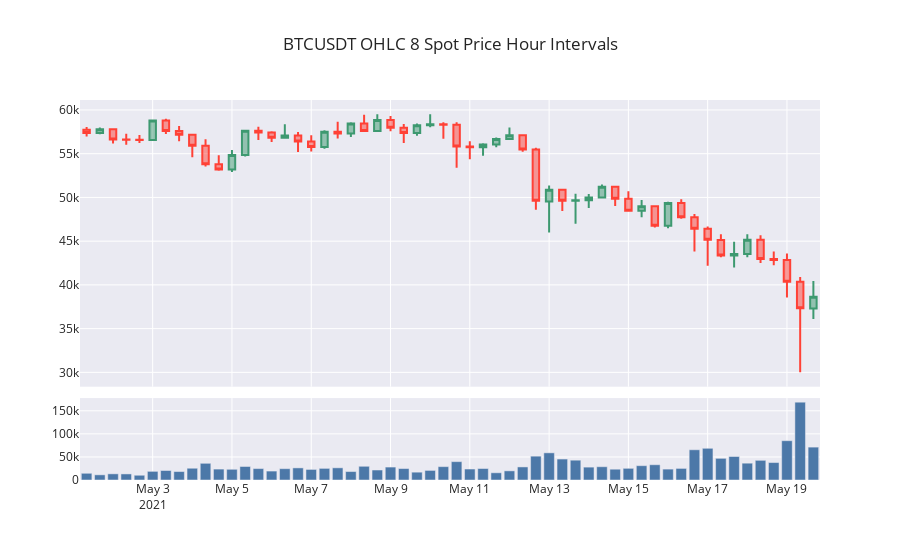

Notebook cell for this chart:
### Markdown cell above
These are the same prices as above.

### Code cell
df_spot = utils.get_klines(symbol="BTCUSDT", start_time="2021-05-01")
fig = utils.make_price_volume_chart(df_spot, title="BTCUSDT OHLC 8 Spot Price Hour Intervals")
fig.show()
